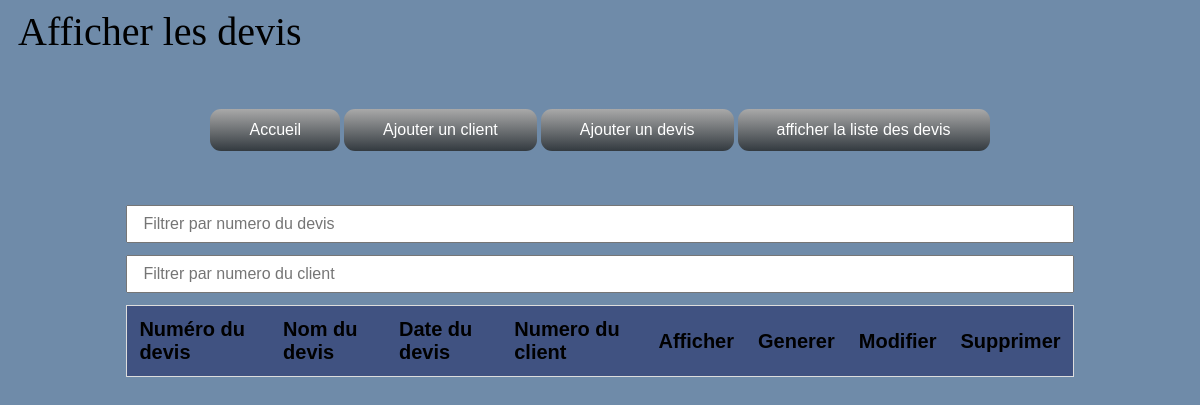
/afficherD.php, run on an earlier commit of the app's database.
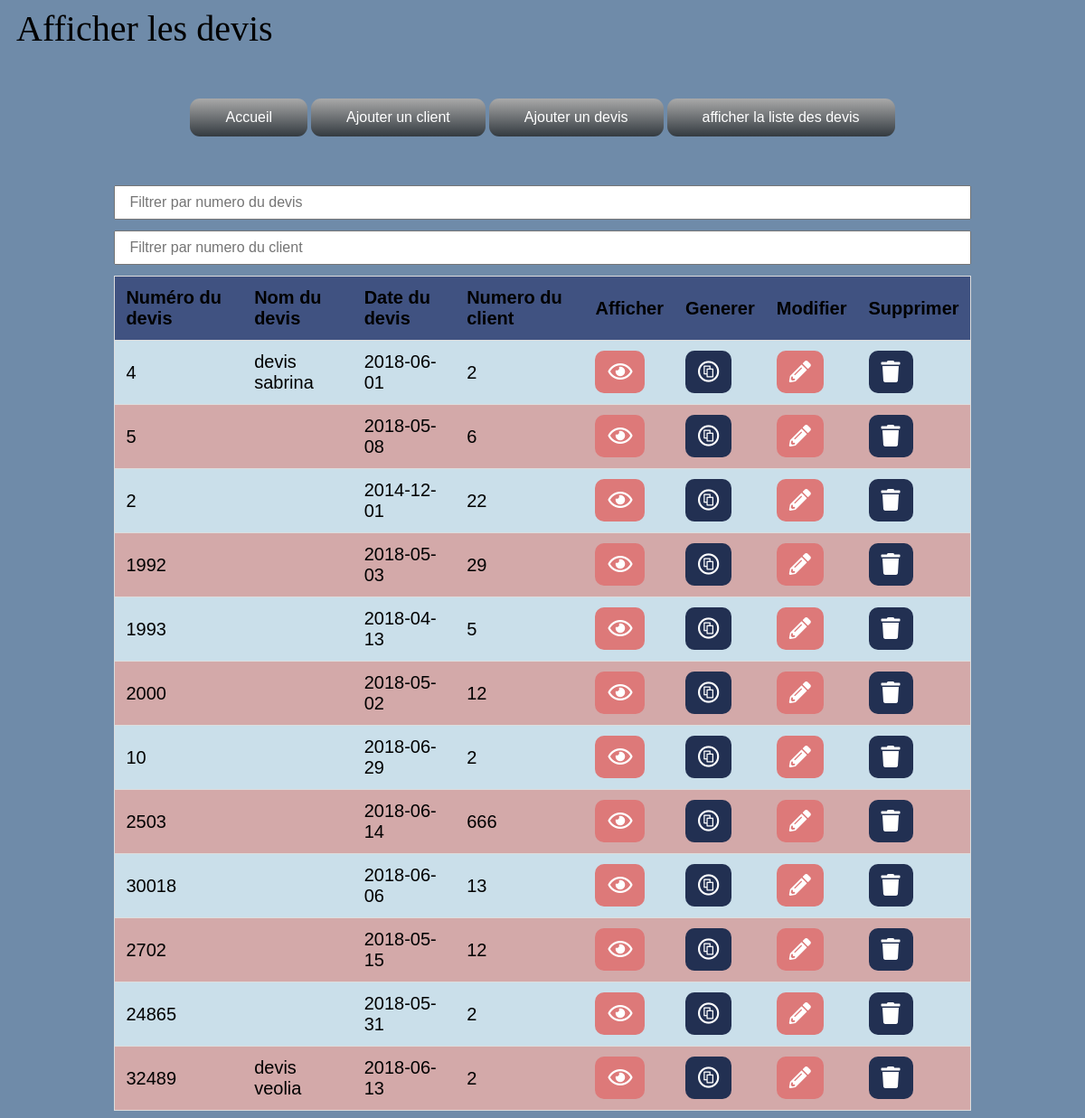
And on a later commit of the database.
### tables this page shows
CREATE TABLE IF NOT EXISTS `devis` (
  `idDevis` int(20) NOT NULL AUTO_INCREMENT,
  `numeroDevis` int(20) unsigned NOT NULL,
  `nomDevis` varchar(255) DEFAULT NULL,
  `dateDevis` date NOT NULL,
  `numeroCL` int(25) NOT NULL,
  `idClient` int(20) NOT NULL,
  PRIMARY KEY (`idDevis`),
  UNIQUE KEY `numeroDevis` (`numeroDevis`),
  UNIQUE KEY `nomDevis` (`nomDevis`),
  KEY `fk_devis_client` (`idClient`)
);

### afficherD.php (the view, shortened to what this page needs)
<?php
try
  {
    $bdd = new PDO('mysql:host=localhost;dbname=sylvainard;charset=utf8', 'root','');
    $bdd->setAttribute(PDO::ATTR_ERRMODE,PDO::ERRMODE_EXCEPTION);
  }
  catch (Exception $e)
  {
    die('erreur :'.$e->getMessage());
  }
 ?>
<html>
	<head>
    	<link rel="stylesheet" href="ajoutClient.css">
      <link rel="stylesheet" href="global.css">
      <link rel="stylesheet" href="https://use.fontawesome.com/releases/v5.0.13/css/all.css">
	</head>
	<body>
		<div id="bloc_page">
      <header>
        <div id="titre_principal"> <H1>Afficher  les devis </H1></div>
      </header>
    </div>
    <br><br><br>
    <ul id="menu">
      <center>
        <li><a href="inde.php">Accueil </a></li>
        <li><a href="ajoutClient.php">Ajouter un client</a></li>
        <li><a href="ajoutDevis.php">Ajouter un devis</a></li>
        <li><a href="afficherD.php">afficher la liste des devis </a></li>
      </center>
    </ul>
    <br><br><br>
          <div class="searchTable">
          <input type="text" id="searchBar" onkeyup="search()" placeholder="Filtrer par numero du devis">
          <input type="text" id="searchBar1" onkeyup="search1()"placeholder="Filtrer par numero du client ">
            <table id="pageTable">
                <tr class="header">
                    <th >Numéro du devis</th>
                     <th >Nom du devis</th>
                    <th >Date du devis</th>
                    <th >Numero du client</th>
                    <th>Afficher </th>
                    <th>Generer</th>
                    <th>Modifier</th>
                    <th>Supprimer</th>
                </tr>
                <?php
                 $sql2= "SELECT * from devis ";
                 $response= $bdd->query($sql2);
                while ($donnees = $response->fetch(PDO::FETCH_ASSOC)) { ?>
                        <tr>
                         <td><?php echo $donnees['numeroDevis']; ?></td>
                         <td><?php echo $donnees['nomDevis']; ?></td>
                         <td><?php echo $donnees['dateDevis']; ?></td>
                         <td><?php echo $donnees['numeroCL']; ?></td>
                         <?php echo "<td>".'<a href="show.php?id='.$donnees['idDevis'].'" id="show" class="btn"><i class="far fa-eye"></i></a></td>'?>
                         <?php echo "<td>".'<a href="devis.php?nd='.$donnees['numeroDevis'].'" id="generate" class="btn"><i class="fab fa-creative-commons-share"></i></a></td>'?>
                         <?php echo "<td>".'<a href="edit.php?id='.$donnees['idDevis'].'" id="edit" class="btn"><i class="fas fa-pencil-alt"></i></a></td>'?>
                         <?php echo "<td>".'<a href="delete.php?id='.$donnees['idDevis'].'" id="del" class="btn"><i class="fas fa-trash"></i></a></td>'?>
                       </tr>
                <?php
                }
                ?>
            </table>
          </div>
	</body>
</html>

### ajoutClient.css (style rules this page uses)
body { background-color: #6f8ba9; font-family: 'Century Gothic'; }
#menu { padding:0; margin:0; list-style:none; }
#menu li { display:inline-block; position:relative; border-radius:11px 11px 11px 11px; }
#menu li { background-color: darkgrey; background-image: -webkit-linear-gradient(top, darkgrey 0%, #333A40 100%); background-image:linear-gradient(to bottom, darkgrey 0%, #333A40 100%); }
#menu a { text-decoration:none; display:block; padding:12px 39px; color:#fff; font-family:arial; }
header { display: flex; justify-content: space-between; align-items: flex-end; font-family: "Century Gothic"; }
#titre_principal { display: flex; flex-direction: column; font-family: "Century Gothic"; }
header h1 { font-family: "Century Gothic";; font-size: 2.5em; font-weight: normal; margin: 0 0 0 10px; }

### global.css (style rules this page uses)
.searchTable { margin: 0 auto; width: 80%; }
#searchBar { width: 100%; font: normal 16px 'Bitter', sans-serif; padding: 8px 0 8px 15px; margin-bottom: 12px; }
#searchBar1 { width: 100%; font: normal 16px 'Bitter', sans-serif; padding: 8px 0 8px 15px; margin-bottom: 12px; }
#pageTable { border-collapse: collapse; width: 100%; overflow-x: auto; border: 1px solid #ddd; font: normal 20px 'Bitter', sans-serif; }
#pageTable th, #pageTable td { text-align: left; padding: 12px; }
#pageTable tr { background-color: #d3a9a9; border-bottom: 1px solid #ddd; }
#pageTable tr:nth-child(even) { background-color: #cadfea; }
#pageTable tr.header, #pageTable tr:hover { width :80%; background-color:#405281; }
.btn { border: none; color: white; padding: 10px 14px; font-size: 24px; cursor: pointer; border-radius: 10px 10px 10px 10px; -webkit-border-radius: 10px 10px 10px 10px; -moz-border-radius: 10px 10px 10px 10px; }
#del,#generate { background-color: #223052; }
#edit, #show { background-color: #dd7979; }

What changed in the data, as far as the page shows it:
added devis: numeroDevis "4", nomDevis "devis sabrina", dateDevis "2018-06-01", numeroCL "2"
added devis: numeroDevis "5", dateDevis "2018-05-08", numeroCL "6"
added devis: numeroDevis "2", dateDevis "2014-12-01", numeroCL "22"
added devis: numeroDevis "1992", dateDevis "2018-05-03", numeroCL "29"
added devis: numeroDevis "1993", dateDevis "2018-04-13", numeroCL "5"
added devis: numeroDevis "2000", dateDevis "2018-05-02", numeroCL "12"
added devis: numeroDevis "10", dateDevis "2018-06-29", numeroCL "2"
added devis: numeroDevis "2503", dateDevis "2018-06-14", numeroCL "666"
added devis: numeroDevis "30018", dateDevis "2018-06-06", numeroCL "13"
added devis: numeroDevis "2702", dateDevis "2018-05-15", numeroCL "12"
added devis: numeroDevis "24865", dateDevis "2018-05-31", numeroCL "2"
added devis: numeroDevis "32489", nomDevis "devis veolia", dateDevis "2018-06-13", numeroCL "2"
